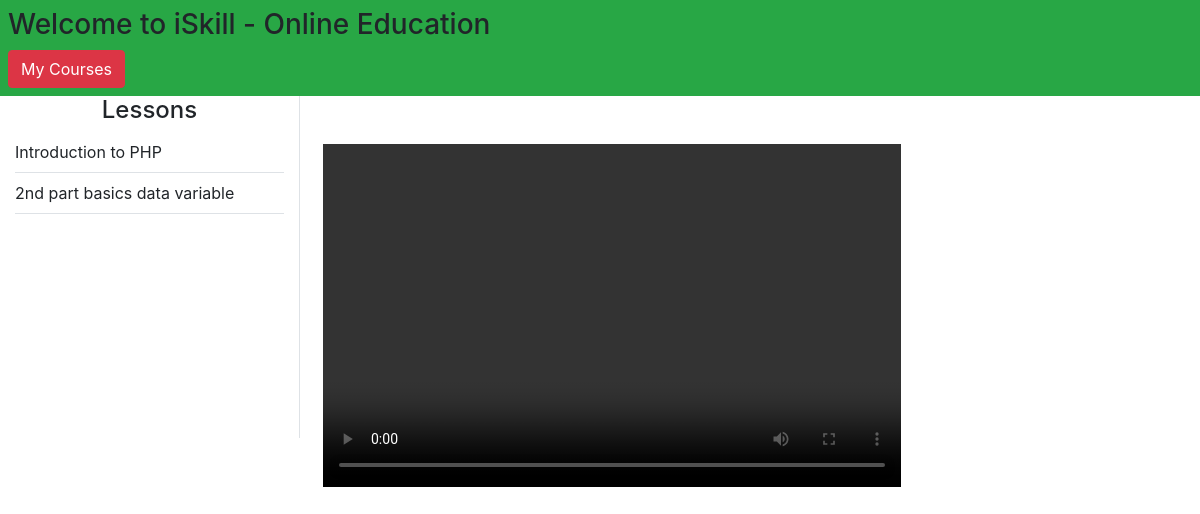
/Student/watchcourse.php?course_id=8 (signed in), run on the app's committed database.
### tables this page shows
CREATE TABLE `tbllesson` (
  `LessonId` int(11) NOT NULL,
  `LessonName` text NOT NULL,
  `LessonDescription` text NOT NULL,
  `LessonLink` text NOT NULL,
  `CourseId` int(11) NOT NULL,
  `CourseName` text NOT NULL
);

### Student/watchcourse.php (the view, shortened to what this page needs)
<?php
include_once('../dbConnection.php');
?>
<!DOCTYPE html>
<html lang="en">
<head>
      <link rel="stylesheet" href="https://cdn.jsdelivr.net/npm/bootstrap@4.5.3/dist/css/bootstrap.min.css">
        <link rel = "stylesheet" href="../css/style.css"></link>
</head>
<body>
    <div class="container-fluid bg-success p-2">
        <h3>Welcome to iSkill - Online Education</h3>
        <a class="btn btn-danger" href="./myCourse.php">My Courses</a>
</div>
<div class="container-fluid">
        <div class="row">
            <div class="col-sm-3 border-right">
                <h4 class="text-center">Lessons</h4>
                <ul class="nav flex-column" id="playlist">
                    <?php
                        if(isset($_GET['course_id'])){
                            $course_id = $_GET['course_id'];
                            $sql = "SELECT * FROM tblLesson WHERE CourseId='$course_id'";
                            $result = $conn->query($sql);
                            if($result->num_rows > 0){
                                while($row = $result->fetch_assoc()){
                                    echo '<li class="nav-item border-bottom py-2" movieurl='.$row['LessonLink'].' style="cursor: pointer;">'.$row['LessonName'].'</li>';
                                }
                            }
                        }
                    ?>
                </ul>
            </div>
            <div class="col-sm-8">
                <video id="videoarea" src="" class="mt-5 w-75 ml-2" controls></video>
            </div>
        </div>
    </div>
</body>
</html>

### css/style.css (style rules this page uses)
video { width:100%; height:100%; }

### data on the page
tbllesson: LessonName "Introduction to PHP"
tbllesson: LessonName "2nd part basics data variable"
